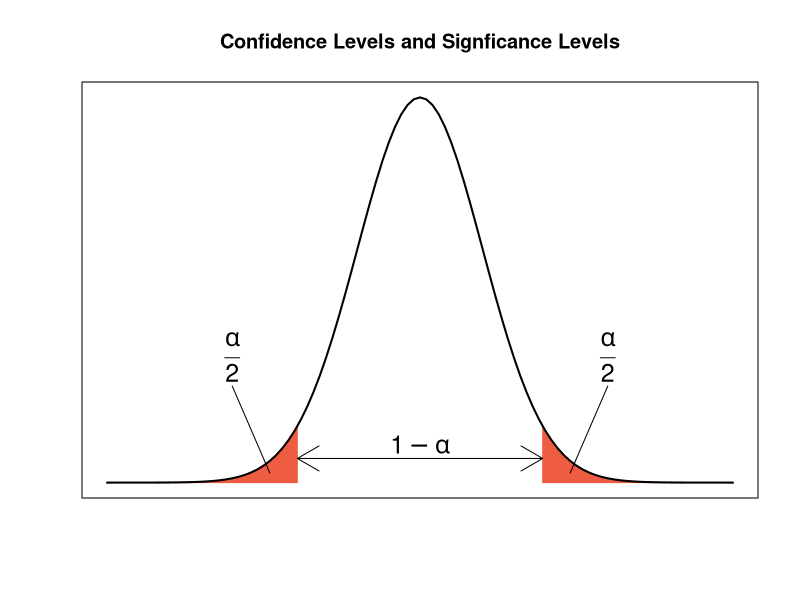
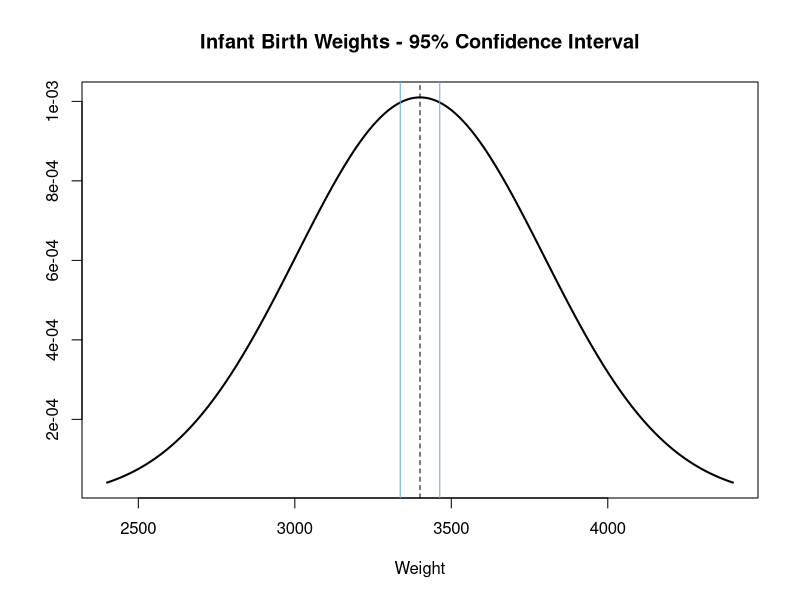
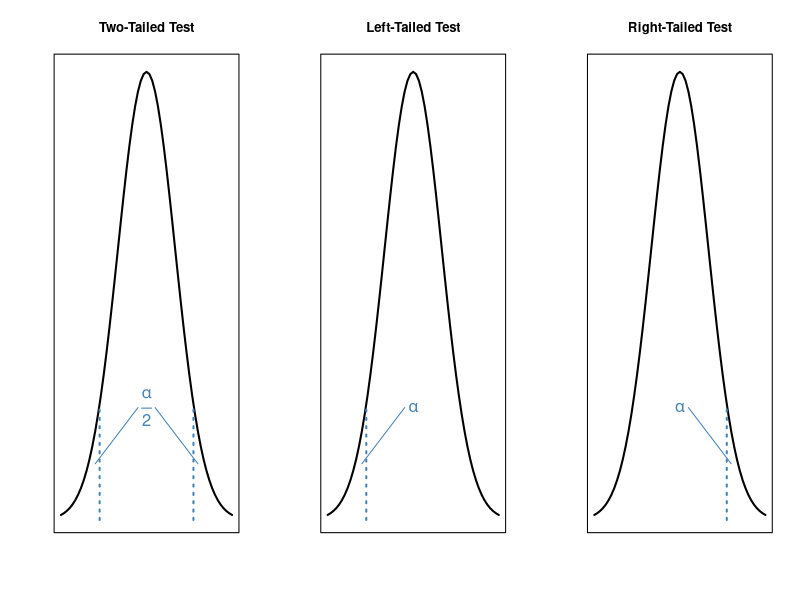

The R source for these figures, in order:
# Draw a normal distribution plot.
x <- seq(-5, 5, by=0.1)
y <- dnorm(x)
plot(x, y, xaxt="n", yaxt="n", xlab="", ylab="", type="n",
     main="Confidence Levels and Signficance Levels")

# Shade 2.5% of the area under each tail.
polygon(c(-5, seq(-5, -1.96, by=0.01), -1.96),
        c(0, dnorm(seq(-5, -1.96, by=0.01)), 0),
        col="tomato2", border="tomato2")

polygon(c(1.96, seq(1.96, 5, by=0.01), 5),
        c(0, dnorm(seq(1.96, 5, by=0.01)), 0),
        col="tomato2", border="tomato2")

# Add the distribution curve.
lines(x, y, lwd=2)

# Add labels.
arrows(-1.96, 0.025, 1.96, 0.025, code=3)
text(0, 0.04, expression(1-alpha), adj=0.5, cex=1.5)

lines(c(-2.4, -3), c(0.01, 0.1))
text(-3, 0.13, expression(frac(alpha, 2)), adj=0.5, cex=1.5)

lines(c(2.4, 3), c(0.01, 0.1))
text(3, 0.13, expression(frac(alpha, 2)), adj=0.5, cex=1.5)


# Example: Confidence interval for infant birth weights.
z.critical <- qnorm(0.025, lower.tail=FALSE)
z.lower <- 3400 - z.critical * (395 / sqrt(150))
z.upper <- 3400 + z.critical * (395 / sqrt(150))

c(3400 - z.critical*(395/sqrt(150)),
  3400 + z.critical*(395/sqrt(150)))

# Visualize the infant birth weights example.
x <- seq(2400, 4400, by=1)
y <- dnorm(x, mean=3400, sd=395)
plot(x, y, type="l", lwd=2,
     main="Infant Birth Weights - 95% Confidence Interval", xlab="Weight", ylab="")

abline(v=3400, lty=2)
abline(v=z.lower, col="steelblue2")
abline(v=z.upper, col="steelblue2")


# Visualize three hypothesis testing scenarios.
par(mfrow=c(1, 3))

x <- seq(-3, 3, by=0.1)
y <- dnorm(x)

# Two-tailed test.
plot(x, y, type="l", main="Two-Tailed Test", xaxt="n", yaxt="n", xlab="", ylab="", lwd=2)
lines(c(qnorm(0.05), qnorm(0.05)), c(0, 0.1), lty=3, col="steelblue", lwd=2)
lines(c(qnorm(0.05, lower.tail=FALSE), qnorm(0.05, lower.tail=FALSE)), c(0, 0.1),
      lty=3, col="steelblue", lwd=2)

text(0, 0.1, expression(frac(alpha, 2)), col="steelblue", cex=1.5)
lines(c(-1.8, -0.3), c(0.05, 0.1), col="steelblue")
lines(c(1.8, 0.3), c(0.05, 0.1), col="steelblue")

# Left-tailed test.
plot(x, y, type="l", main="Left-Tailed Test", xaxt="n", yaxt="n", xlab="", ylab="", lwd=2)
lines(c(qnorm(0.05), qnorm(0.05)), c(0, 0.1), lty=3, col="steelblue", lwd=2)

text(0, 0.1, expression(alpha), col="steelblue", cex=1.5)
lines(c(-1.8, -0.3), c(0.05, 0.1), col="steelblue")

# Right-tailed test.
plot(x, y, type="l", main="Right-Tailed Test", xaxt="n", yaxt="n", xlab="", ylab="", lwd=2)
lines(c(qnorm(0.05, lower.tail=FALSE), qnorm(0.05, lower.tail=FALSE)), c(0, 0.1),
      lty=3, col="steelblue", lwd=2)

text(0, 0.1, expression(alpha), col="steelblue", cex=1.5)
lines(c(1.8, 0.3), c(0.05, 0.1), col="steelblue")
